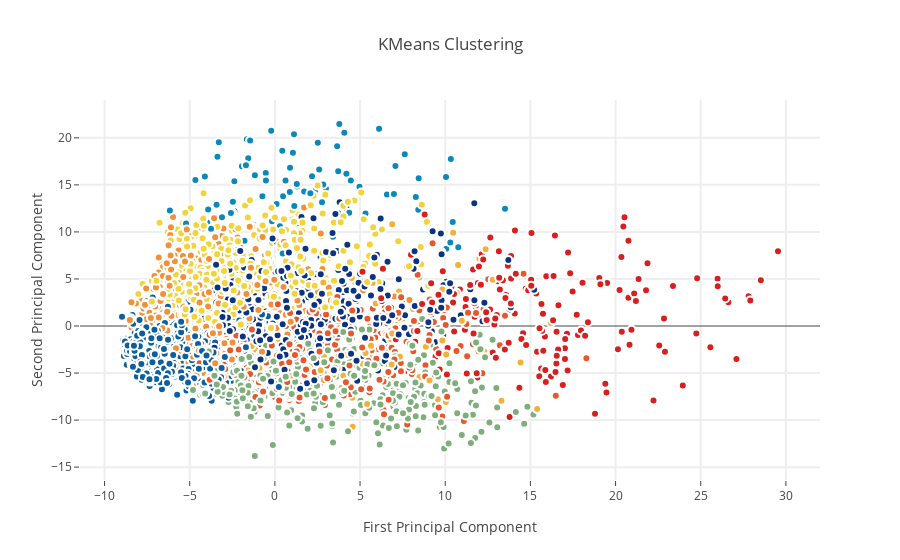

Notebook cell for this chart:
### Code cell
from sklearn.cluster import KMeans # KMeans clustering 
# Set a KMeans clustering with 9 components ( 9 chosen sneakily ;) as hopefully we get back our 9 class labels)
kmeans = KMeans(n_clusters=9)
# Compute cluster centers and predict cluster indices
X_clustered = kmeans.fit_predict(X_5d)

trace_Kmeans = go.Scatter(x=X_5d[:, 0], y= X_5d[:, 1], mode="markers",
                    showlegend=False,
                    marker=dict(
                            size=8,
                            color = X_clustered,
                            colorscale = 'Portland',
                            showscale=False, 
                            line = dict(
            width = 2,
            color = 'rgb(255, 255, 255)'
        )
                   ))

layout = go.Layout(
    title= 'KMeans Clustering',
    hovermode= 'closest',
    xaxis= dict(
         title= 'First Principal Component',
        ticklen= 5,
        zeroline= False,
        gridwidth= 2,
    ),
    yaxis=dict(
        title= 'Second Principal Component',
        ticklen= 5,
        gridwidth= 2,
    ),
    showlegend= True
)

data = [trace_Kmeans]
fig1 = dict(data=data, layout= layout)
# fig1.append_trace(contour_list)
py.iplot(fig1, filename="svm")

### Figure 1 — Plotly figure (JSON) as saved in the notebook; plotly's stock layout.template omitted (floating-point values rounded to 4 significant figures; data arrays with more than 128 entries replaced by an {"elided": "..."} marker saying what was removed)
{"data": [{"marker": {"color": {"elided": "3000 int values"}, "colorscale": "Portland", "line": {"color": "rgb(255, 255, 255)", "width": 2}, "showscale": false, "size": 8}, "mode": "markers", "showlegend": false, "type": "scatter", "x": {"elided": "3000 float values"}, "y": {"elided": "3000 float values"}}], "layout": {"hovermode": "closest", "showlegend": true, "title": "KMeans Clustering", "xaxis": {"gridwidth": 2, "ticklen": 5, "title": "First Principal Component", "zeroline": false}, "yaxis": {"gridwidth": 2, "ticklen": 5, "title": "Second Principal Component"}}}
